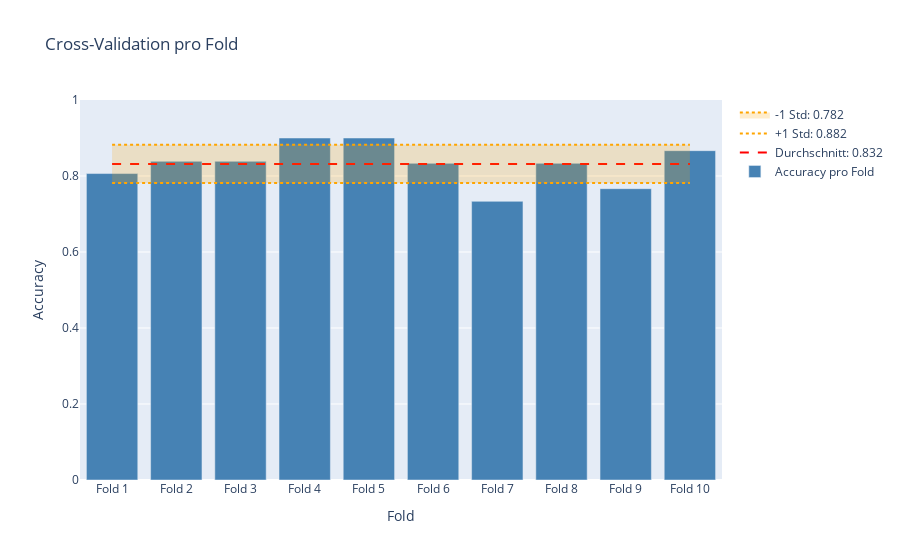

Notebook code for this chart:
### Code cell
import plotly.graph_objects as go

cv_acc = cross_val_score(clf, X, y, cv=10)
mean_accuracy = cv_acc.mean()
std_accuracy = cv_acc.std()

fig1 = go.Figure()

# Accuracy pro Fold:
fig1.add_trace(go.Bar(
    x=[f"Fold {i+1}" for i in range(len(cv_acc))],
    y=cv_acc,
    name="Accuracy pro Fold",
    marker_color="steelblue"
))

# Durchschnittslinie:
fig1.add_trace(go.Scatter(
    x=[f"Fold {i+1}" for i in range(len(cv_acc))],
    y=[mean_accuracy] * len(cv_acc),
    mode="lines",
    name=f"Durchschnitt: {mean_accuracy:.3f}",
    line=dict(
        color="red",
        dash="dash"
    )
))

# +std-Linie:
fig1.add_trace(go.Scatter(
    x=[f"Fold {i+1}" for i in range(len(cv_acc))],
    y=[mean_accuracy + std_accuracy] * len(cv_acc),
    mode="lines",
    name=f"+1 Std: {(mean_accuracy + std_accuracy):.3f}",
    line=dict(color="orange", dash="dot")
))

# -std-Linie:
fig1.add_trace(go.Scatter(
    x=[f"Fold {i+1}" for i in range(len(cv_acc))],
    y=[mean_accuracy - std_accuracy] * len(cv_acc),
    mode="lines",
    name=f"-1 Std: {(mean_accuracy - std_accuracy):.3f}",
    line=dict(color="orange", dash="dot"),
    fill="tonexty",
    fillcolor="rgba(255, 165, 0, 0.2)"
))

fig1.update_layout(
    title="Cross-Validation pro Fold",
    xaxis_title="Fold",
    yaxis_title="Accuracy",
    yaxis=dict(range=[0, 1])
)

### Figure 1 — Plotly figure (JSON) as saved in the notebook; plotly's stock layout.template omitted (floating-point values rounded to 4 significant figures)
{"data": [{"marker": {"color": "steelblue"}, "name": "Accuracy pro Fold", "type": "bar", "x": ["Fold 1", "Fold 2", "Fold 3", "Fold 4", "Fold 5", "Fold 6", "Fold 7", "Fold 8", "Fold 9", "Fold 10"], "y": [0.8065, 0.8387, 0.8387, 0.9, 0.9, 0.8333, 0.7333, 0.8333, 0.7667, 0.8667]}, {"line": {"color": "red", "dash": "dash"}, "mode": "lines", "name": "Durchschnitt: 0.832", "type": "scatter", "x": ["Fold 1", "Fold 2", "Fold 3", "Fold 4", "Fold 5", "Fold 6", "Fold 7", "Fold 8", "Fold 9", "Fold 10"], "y": [0.8317, 0.8317, 0.8317, 0.8317, 0.8317, 0.8317, 0.8317, 0.8317, 0.8317, 0.8317]}, {"line": {"color": "orange", "dash": "dot"}, "mode": "lines", "name": "+1 Std: 0.882", "type": "scatter", "x": ["Fold 1", "Fold 2", "Fold 3", "Fold 4", "Fold 5", "Fold 6", "Fold 7", "Fold 8", "Fold 9", "Fold 10"], "y": [0.8819, 0.8819, 0.8819, 0.8819, 0.8819, 0.8819, 0.8819, 0.8819, 0.8819, 0.8819]}, {"fill": "tonexty", "fillcolor": "rgba(255, 165, 0, 0.2)", "line": {"color": "orange", "dash": "dot"}, "mode": "lines", "name": "-1 Std: 0.782", "type": "scatter", "x": ["Fold 1", "Fold 2", "Fold 3", "Fold 4", "Fold 5", "Fold 6", "Fold 7", "Fold 8", "Fold 9", "Fold 10"], "y": [0.7815, 0.7815, 0.7815, 0.7815, 0.7815, 0.7815, 0.7815, 0.7815, 0.7815, 0.7815]}], "layout": {"title": {"text": "Cross-Validation pro Fold"}, "xaxis": {"title": {"text": "Fold"}}, "yaxis": {"range": [0, 1], "title": {"text": "Accuracy"}}}}
